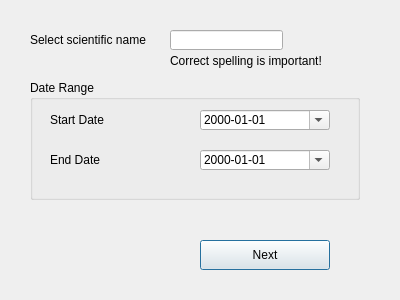
<?xml version="1.0" encoding="UTF-8"?>
<ui version="4.0">
 <class>Dialog</class>
 <widget class="QDialog" name="Dialog">
  <property name="geometry">
   <rect>
    <x>0</x>
    <y>0</y>
    <width>400</width>
    <height>300</height>
   </rect>
  </property>
  <property name="windowTitle">
   <string>WFS Service</string>
  </property>
  
  <widget class="QPushButton" name="loadDataButton">
   <property name="geometry">
    <rect>
     <x>200</x>
     <y>240</y>
     <width>130</width>
     <height>30</height>
    </rect>
   </property>
   <property name="text">
    <string>Next</string>
   </property>
  </widget>

  <widget class="QLabel" name="labelAreaType_2">
   <property name="geometry">
    <rect>
     <x>30</x>
     <y>19</y>
     <width>130</width>
     <height>41</height>
    </rect>
   </property>
   <property name="text">
    <string>Select scientific name</string>
   </property>
  </widget>

  <widget class="QLineEdit" name="scientificName">
   <property name="geometry">
    <rect>
     <x>170</x>
     <y>30</y>
     <width>113</width>
     <height>20</height>
    </rect>
   </property>
  </widget>

  <widget class="QLabel" name="labelReminder">
   <property name="geometry">
    <rect>
     <x>170</x>
     <y>40</y>
     <width>151</width>
     <height>41</height>
    </rect>
   </property>
   <property name="text">
    <string>Correct spelling is important!</string>
   </property>
  </widget>

  <widget class="QGroupBox" name="dateAndTimeBox">
    <property name="geometry">
        <rect>
            <x>30</x>
            <y>80</y>
            <width>330</width>
            <height>120</height>
        </rect>
    </property>
    <property name="title">
        <string>Date Range</string>
    </property>
    <widget class="QLabel" name="labelStartDate">
        <property name="geometry">
            <rect>
                <x>20</x>
                <y>30</y>
                <width>130</width>
                <height>20</height>
            </rect>
        </property>
        <property name="text">
            <string>Start Date</string>
        </property>
    </widget>
    <widget class="QDateEdit" name="startDate">
        <property name="geometry">
            <rect>
                <x>170</x>
                <y>30</y>
                <width>130</width>
                <height>20</height>
            </rect>
        </property>
        <property name="calendarPopup">
            <bool>true</bool>
        </property>
        <property name="displayFormat">
            <string>yyyy-MM-dd</string>
        </property>
    </widget>
    <widget class="QLabel" name="labelEndDate">
        <property name="geometry">
            <rect>
                <x>20</x>
                <y>70</y>
                <width>130</width>
                <height>20</height>
            </rect>
        </property>
        <property name="text">
            <string>End Date</string>
        </property>
   </widget>
   <widget class="QDateEdit" name="endDate">
    <property name="geometry">
     <rect>
      <x>170</x>
      <y>70</y>
      <width>130</width>
      <height>20</height>
     </rect>
    </property>
    <property name="calendarPopup">
     <bool>true</bool>
    </property>
    <property name="displayFormat">
     <string>yyyy-MM-dd</string>
    </property>
   </widget>
  </widget>

 </widget>
 <resources/>
 <connections/>
</ui>
